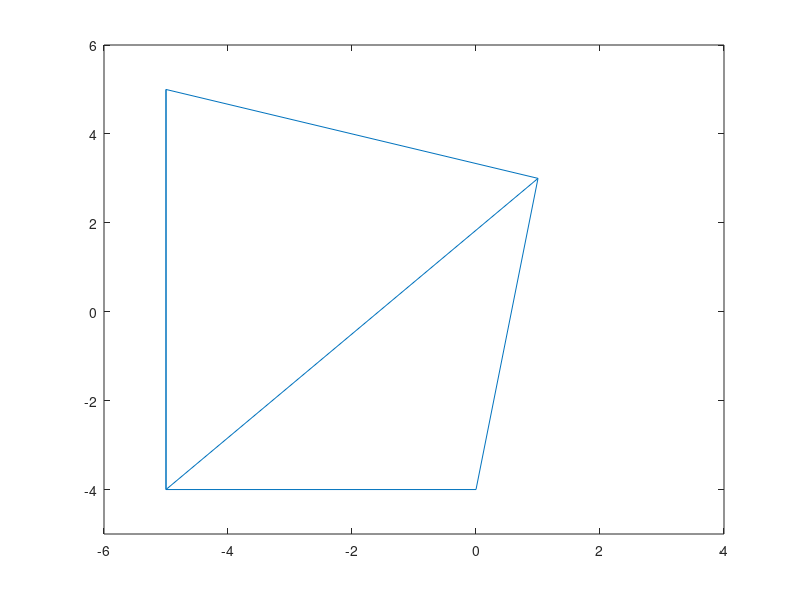

Reproduce this figure in MATLAB.
figure;
X = [-5,-5,1,0,-5,-5,1];
Y = [5,-4,3,-4,-4,5,3];

plot(X,Y);
hold on;
xlim([-6, 4]); % Set x-axis range from 0 to 6
ylim([-5, 6]); % Set y-axis range from 0 to 6

return
X = [1,0,2,2,1];
Y = [3,-4,0,1,3];
plot(X,Y);
hold on;

return
%d(1)=domain([-5,-4;0,-4;1,3;-5,5],x,y); 
 %           d(2)=domain([0,-4;2,0;2,1;1,3],x,y); 

figure;

hold on

ezplot('0*x + y + 5  ') 
hold on


ezplot('9*y/5-x+5')
hold on
return


figure;
ezplot('x + 0*y + 4 ') 
hold on
f = ezplot('- x/sqrt(2) - y - 7.824 ') 
set(f, 'Color', 'r');

hold on

ezplot('0*x + y + 5  ') 
hold on


ezplot('9*y/5-x+5')
hold on
return



ezplot('x + y + 2')

%ezplot('x + 2*y + 4 <= 0') 
hold on
ezplot('x + 0*y + 1 ') 
hold on
ezplot('0*x + y + 1 ') 
hold on
ezplot('2* x + y + 2')

%ezplot('x + 2*y + 4 <= 0') 
hold on
%ezplot('x + 7*y - 46 <= 0') 
%hold on
return
figure;
ezplot('1-5/2*y-x  ')
hold on
ezplot('- x - 2*y - 4 ')
hold on
ezplot('x - 2*y +44  ')
hold on
return





ezplot('(9*y)/5 - x + 5 ')
hold on
return

x = sym('x')
y = sym('y')
subs(4 - 2*y - x,[x,y],[-20,13])
subs(x-2*y+44,[x,y],[-20,13])
return

figure;
ezplot('8*x+24*y-(x+2*y)^2-32 ')
hold on
ezplot('x + (5*y)/2 - 1 ')
hold on
return



ezplot('4 - 2*y - x ')
 hold on
 ezplot('-x -2* y - 4 ') 
 hold on
ezplot('2*y-x-15 ')
hold on



return

%X = [-5,0,-5,-5];
%Y = [-4,-4,5,-4];
% X = [-5,0,1,-5];
% Y = [5,-4,3,5];
 X = [-5,-5,0,1,-5];
 Y = [5,-4,-4,3,5];

plot(X,Y);
xlim([-6, 2]); % Set x-axis range from 0 to 6
ylim([-5, 6]); % Set y-axis range from 0 to 6
return
ezplot('(9*y)/5 - x + 5 ')
hold on
%ezplot('x + 7*y - 10 ')
%hold on

ezplot('- x - 7*y - 4 ')
hold on
return

ezplot('148*x - 196*y + (x + 7*y)^2 - 684 ')
hold on
ezplot('y/3 - x + 14/3 ')
hold on

s2/3 - s1 + 14/3
return



ezplot('- y - 4 +0*x ')
hold on
ezplot('x + (5*y)/9 + 20/9 ')
hold on
ezplot('x + 3*y - 10 ')
hold on
ezplot('x - (6*y)/7 + 11/7  ')
hold on
ezplot('x - y/7 - 4/7')
hold on
ezplot('- x - 5 +0*y')
hold on
%return
%ezplot('-x + y ')
hold on
return
ezplot('-x -3 + y ')
hold on
ezplot('-x^2 +1 +  y ')
hold on
ezplot('-x^2 -1 + y ')
hold on
return
ezplot('x + y ')
hold on
ezplot('(5*y)/4 - x + 25/4')
hold on
ezplot('- x - (3*y)/2 - 3/2')
hold on
ezplot('27*x - (51*y)/2 + (x + (3*y)/2)^2 - 591/4 ')
hold on
ezplot('(9*y)/2 - 3*x + (x + (3*y)/2)^2 + 9/4')
hold on
return


(9*y)/2 - 3*x + (x + (3*y)/2)^2 + 9/4 <= 0 


ezplot('x+y-1')
hold on
ezplot('-x-y')
hold on
ezplot('y/3 - x - 1/6')
hold on
ezplot('x - (5*y)/4 - 25/4')
hold on
ezplot('(x + y)^2 - 8*x ')

hold on
ezplot('7*x - 5*y - 25')
hold on

return
ezplot('x + y - 1  ')
hold on
ezplot('- x - y  ')

hold on
ezplot('x - y/3 + 1/6 ')
hold on
ezplot('y - x - 1  ')
hold on
ezplot('(x + y)^2 - 8*x  ')
hold on
ezplot('18*y - 18*x - (x + y)^2 + 99  ')


hold on
return



return
%ezplot('-y')
%ezplot("-y")
%hold on
ezplot('log(abs(x))/log(exp(1))')
return
ezplot('x^2*(ln(abs(y)+0.5))'  )
return
%ezplot('exp(-x^2)',[-1,1]  )
%ezplot('sin(x)' ,[-1,1] )
ezplot('abs(x*y)'  )

hold on

%ezplot('x - 1' ) 
%hold on
ezplot('x - y'  )

hold on
ezplot('(2*y)/3 - x - 1') 
hold on
ezplot('- x - (2*y)/3' )
hold on
ezplot('6^(1/2)/4 - (6^(1/2)*x)/2 - y + 7/8'  )
hold on
ezplot('y + (6^(1/2)*x)/2 - 3/8' )
hold on
return
ezplot("x - y")
hold on

ezplot("-3*x + 2*y -3")
hold on
ezplot("x + y")
hold on
ezplot("x + y-2")
hold on
ezplot("x + 3*y/2+3/2")
hold on
ezplot("x + 3*y/2-9/2")
hold on
return
ezplot("3*x + 2*y")
hold on
return
ezplot('s2/2 - s1/2 - (s1 + s2)^2/36 + 11/4')
hold on
ezplot('(27*s1)/44 - (51*s2)/88 + (s1 + (3*s2)/2)^2/44 - 591/176')
hold on
return

(27*s1)/44 - (51*s2)/88 + (s1 + (3*s2)/2)^2/44 - 591/176 
s2/2 - s1/2 - (s1 + s2)^2/36 + 11/4 
(51*s2)/88 - (27*s1)/44 - (s1 + (3*s2)/2)^2/44 + 591/176 <= 0

%ezplot('x-y-2')
%hold on
%ezplot('-x+y')
%hold on
ezplot('8*x-(x+y)^2')
hold on
ezplot("x-y+1")
%ezplot("y-1")
hold on
ezplot("y+x-2")
hold on
ezplot("y+x")
hold on
